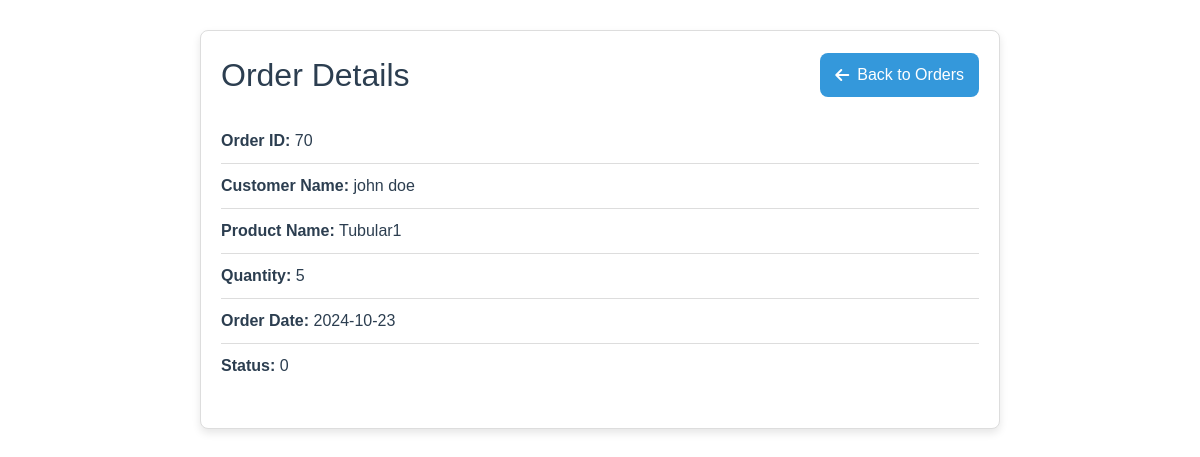
Page /view-order.php?id=70 (signed in) on the committed database.
### tables this page shows
CREATE TABLE `tb_orders` (
  `order_id` int(255) NOT NULL,
  `customer_name` varchar(255) NOT NULL,
  `product_name` varchar(255) NOT NULL,
  `quantity` varchar(255) NOT NULL,
  `order_date` date NOT NULL,
  `status` varchar(255) NOT NULL,
  `size` varchar(255) NOT NULL,
  `deleted_at` datetime DEFAULT NULL
);

### view-order.php (the view, shortened to what this page needs)
<?php
include('db_connection.php');
$order_id = $_GET['id'];
$sql = "SELECT * FROM tb_orders WHERE order_id = ?";
$stmt = $conn->prepare($sql);
$stmt->bind_param('i', $order_id);
$stmt->execute();
$result = $stmt->get_result();
$order = $result->fetch_assoc();
?>
<!DOCTYPE html>
<html lang="en">
<head>
    <link rel="stylesheet" href="https://cdnjs.cloudflare.com/ajax/libs/font-awesome/6.5.2/css/all.min.css">
    <link rel="stylesheet" href="https://cdnjs.cloudflare.com/ajax/libs/tailwindcss/2.2.19/tailwind.min.css">
</head>
<body>
    <div class="container">
        <div class="header">
            <h1>Order Details</h1>
            <a href="reports.php" class="back-button"><i class="fa fa-arrow-left"></i> Back to Orders</a>
        </div>
        <div class="order-details">
            <p><strong>Order ID:</strong> <?php echo htmlspecialchars($order['order_id']); ?></p>
            <p><strong>Customer Name:</strong> <?php echo htmlspecialchars($order['customer_name']); ?></p>
            <p><strong>Product Name:</strong> <?php echo htmlspecialchars($order['product_name']); ?></p>
            <p><strong>Quantity:</strong> <?php echo htmlspecialchars($order['quantity']); ?></p>
            <p><strong>Order Date:</strong> <?php echo htmlspecialchars($order['order_date']); ?></p>
            <p><strong>Status:</strong> <?php echo htmlspecialchars($order['status']); ?></p>
        </div>
    </div>
</body>
</html>

### view-order.php (style rules this page uses)
body { font-family: 'Poppins', sans-serif; margin: 0; color: #2c3e50; }
.container { max-width: 800px; margin: 30px auto; padding: 20px; border: 1px solid #ddd; border-radius: 8px; background: #fff; box-shadow: 0 4px 8px rgba(0, 0, 0, 0.1); }
.header { display: flex; justify-content: space-between; align-items: center; margin-bottom: 20px; }
.header h1 { font-size: 2rem; margin: 0; }
.back-button { background-color: #3498db; color: #fff; padding: 10px 15px; border-radius: 8px; text-decoration: none; font-size: 1rem; display: flex; align-items: center; transition: background-color 0.3s ease; }
.back-button i { margin-right: 8px; }
.order-details { margin-bottom: 20px; }
.order-details p { margin: 0; padding: 10px 0; border-bottom: 1px solid #ddd; }
.order-details p:last-child { border-bottom: none; }

### rows in the picture
tb_orders: order_id "70", customer_name "john doe", product_name "Tubular1", quantity "5", order_date "2024-10-23", status "0"
